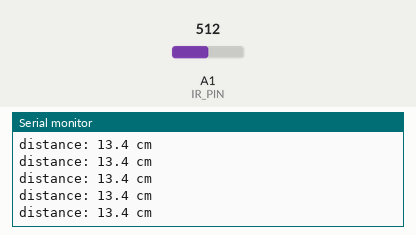
A sketch run on a simulated Arduino Uno, built with avr-gcc and run on an emulated ATmega328P. On the bench: the last lines printed to the serial monitor. The test bench sets the inputs (shaded band); at power-on: A1 (IR_PIN) = 512.

Above: at 1.2 s.
1.3 s: A1 (IR_PIN) set to 716
At 1.33 s:
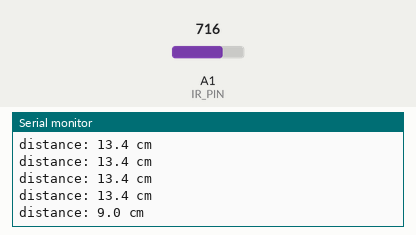
2.8 s: A1 (IR_PIN) set to 900
At 2.83 s:
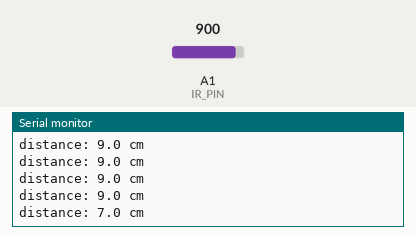
Timing chart, 0 to 5.8 s (numbered marks = the images above; inputs shaded):
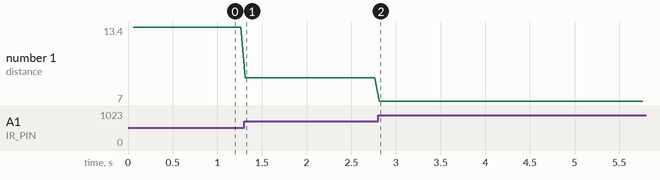

The sketch:

sharp_ir_gp2y.ino
```cpp
// snippet: sharp_ir_gp2y
// tags: distance, sharp, ir, infrared, gp2y0a21, gp2y, analog, analog-distance
// boards: avr, megaavr, nano33iot, romi32u4, rp2040
// library: none
// description: Read distance from Sharp GP2Y0A21 (10-80 cm) analog IR sensor with voltage-to-cm formula
// prompts: Sharp IR distance sensor, GP2Y0A21, analog distance sensor, infrared range finder, measure distance analog

const int IR_PIN = A1;
unsigned long prevMs = 0;

void setup() {
  Serial.begin(9600);
}

void loop() {
  unsigned long now = millis();
  if (now - prevMs < 50) return;
  prevMs = now;

  // average 5 readings to reduce noise
  long sum = 0;
  for (int i = 0; i < 5; i++) { sum += analogRead(IR_PIN); delay(2); }
  float volts = (sum / 5.0) * (5.0 / 1023.0);

  // GP2Y0A21 empirical formula (valid ~10-80 cm)
  float cm = 27.86 / (volts - 0.42);
  cm = constrain(cm, 5, 100);

  Serial.print("distance: "); Serial.print(cm, 1); Serial.println(" cm");
}
```

Measured:
- after the input at 1.3 s, the serial monitor: prints a new line at once (image 1)
- after the input at 2.8 s, the serial monitor: prints a new line at once (image 2)
- plotted number 1: 13.4 → 9 after the input at 1.3 s, 9 → 7 after the input at 2.8 s
